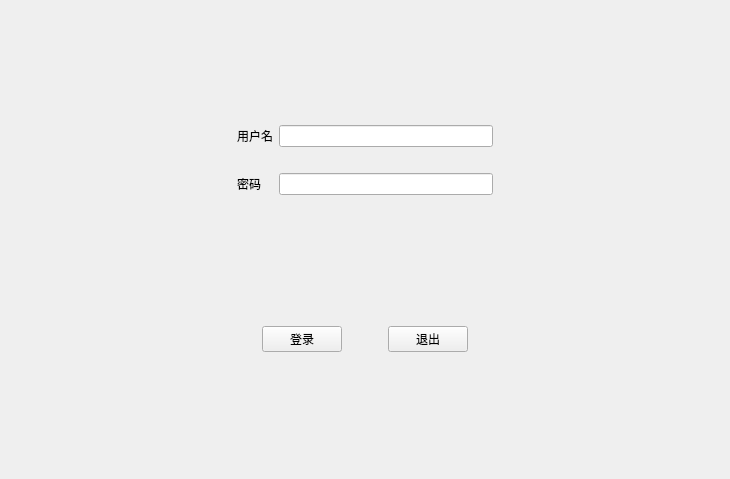
<?xml version="1.0" encoding="UTF-8"?>
<ui version="4.0">
 <class>MainWindow</class>
 <widget class="QMainWindow" name="MainWindow">
  <property name="geometry">
   <rect>
    <x>0</x>
    <y>0</y>
    <width>730</width>
    <height>479</height>
   </rect>
  </property>
  <property name="windowTitle">
   <string>登录窗口</string>
  </property>
  <widget class="QWidget" name="centralWidget">
   <layout class="QVBoxLayout" name="verticalLayout">
    <item>
     <widget class="QWidget" name="widget" native="true">
      <property name="sizePolicy">
       <sizepolicy hsizetype="Preferred" vsizetype="Fixed">
        <horstretch>0</horstretch>
        <verstretch>0</verstretch>
       </sizepolicy>
      </property>
      <layout class="QGridLayout" name="gridLayout">
       <item row="2" column="2">
        <widget class="QLineEdit" name="lineEdit_2">
         <property name="echoMode">
          <enum>QLineEdit::PasswordEchoOnEdit</enum>
         </property>
        </widget>
       </item>
       <item row="0" column="1">
        <widget class="QLabel" name="label">
         <property name="text">
          <string>用户名</string>
         </property>
        </widget>
       </item>
       <item row="0" column="2">
        <widget class="QLineEdit" name="lineEdit"/>
       </item>
       <item row="2" column="1">
        <widget class="QLabel" name="label_2">
         <property name="text">
          <string>密码</string>
         </property>
        </widget>
       </item>
       <item row="0" column="0">
        <spacer name="horizontalSpacer_4">
         <property name="orientation">
          <enum>Qt::Horizontal</enum>
         </property>
         <property name="sizeHint" stdset="0">
          <size>
           <width>40</width>
           <height>20</height>
          </size>
         </property>
        </spacer>
       </item>
       <item row="2" column="3">
        <spacer name="horizontalSpacer_5">
         <property name="orientation">
          <enum>Qt::Horizontal</enum>
         </property>
         <property name="sizeHint" stdset="0">
          <size>
           <width>40</width>
           <height>20</height>
          </size>
         </property>
        </spacer>
       </item>
       <item row="1" column="2">
        <spacer name="verticalSpacer">
         <property name="orientation">
          <enum>Qt::Vertical</enum>
         </property>
         <property name="sizeType">
          <enum>QSizePolicy::Fixed</enum>
         </property>
         <property name="sizeHint" stdset="0">
          <size>
           <width>20</width>
           <height>20</height>
          </size>
         </property>
        </spacer>
       </item>
      </layout>
     </widget>
    </item>
    <item>
     <widget class="QWidget" name="widget_3" native="true">
      <property name="sizePolicy">
       <sizepolicy hsizetype="Preferred" vsizetype="Fixed">
        <horstretch>0</horstretch>
        <verstretch>0</verstretch>
       </sizepolicy>
      </property>
      <layout class="QHBoxLayout" name="horizontalLayout_3">
       <item>
        <spacer name="horizontalSpacer">
         <property name="orientation">
          <enum>Qt::Horizontal</enum>
         </property>
         <property name="sizeHint" stdset="0">
          <size>
           <width>40</width>
           <height>20</height>
          </size>
         </property>
        </spacer>
       </item>
       <item>
        <widget class="QPushButton" name="pushButton">
         <property name="text">
          <string>登录</string>
         </property>
        </widget>
       </item>
       <item>
        <spacer name="horizontalSpacer_3">
         <property name="orientation">
          <enum>Qt::Horizontal</enum>
         </property>
         <property name="sizeType">
          <enum>QSizePolicy::Fixed</enum>
         </property>
         <property name="sizeHint" stdset="0">
          <size>
           <width>40</width>
           <height>20</height>
          </size>
         </property>
        </spacer>
       </item>
       <item>
        <widget class="QPushButton" name="pushButton_2">
         <property name="text">
          <string>退出</string>
         </property>
        </widget>
       </item>
       <item>
        <spacer name="horizontalSpacer_2">
         <property name="orientation">
          <enum>Qt::Horizontal</enum>
         </property>
         <property name="sizeHint" stdset="0">
          <size>
           <width>40</width>
           <height>20</height>
          </size>
         </property>
        </spacer>
       </item>
      </layout>
     </widget>
    </item>
   </layout>
  </widget>
 </widget>
 <layoutdefault spacing="6" margin="11"/>
 <resources/>
 <connections/>
</ui>
